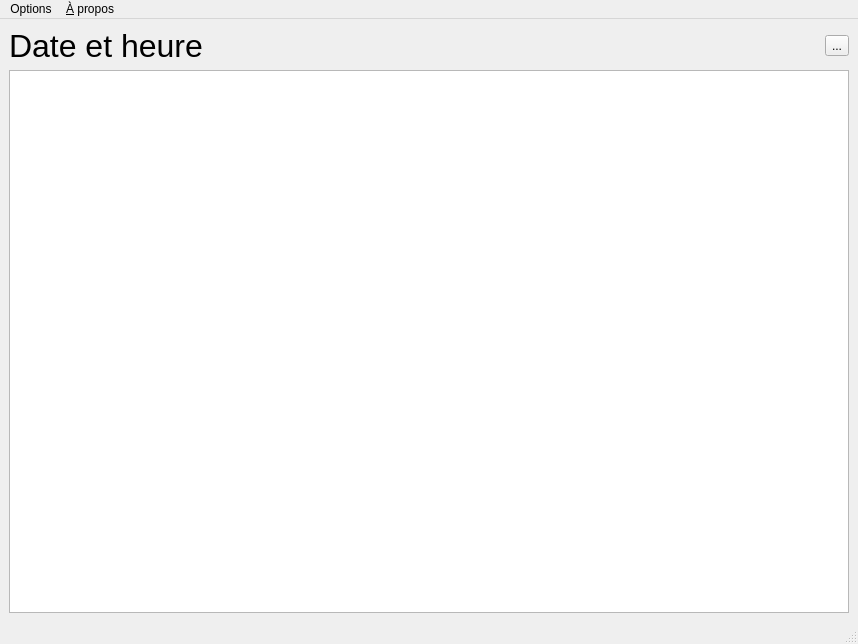
<?xml version="1.0" encoding="UTF-8"?>
<ui version="4.0">
 <class>MainWindow</class>
 <widget class="QMainWindow" name="MainWindow">
  <property name="geometry">
   <rect>
    <x>0</x>
    <y>0</y>
    <width>858</width>
    <height>644</height>
   </rect>
  </property>
  <property name="windowTitle">
   <string>MainWindow</string>
  </property>
  <property name="statusTip">
   <string/>
  </property>
  <widget class="QWidget" name="centralwidget">
   <layout class="QVBoxLayout" name="verticalLayout">
    <item>
     <layout class="QHBoxLayout" name="horizontalLayout">
      <item>
       <widget class="QLabel" name="label">
        <property name="font">
         <font>
          <pointsize>24</pointsize>
         </font>
        </property>
        <property name="text">
         <string>Date et heure</string>
        </property>
       </widget>
      </item>
      <item>
       <widget class="QToolButton" name="toolButton">
        <property name="text">
         <string>...</string>
        </property>
        <property name="icon">
         <iconset>
          <normaloff>exit.png</normaloff>exit.png</iconset>
        </property>
        <property name="shortcut">
         <string>Ctrl+Q</string>
        </property>
       </widget>
      </item>
     </layout>
    </item>
    <item>
     <widget class="QGraphicsView" name="graphicsView"/>
    </item>
   </layout>
  </widget>
  <widget class="QMenuBar" name="menubar">
   <property name="geometry">
    <rect>
     <x>0</x>
     <y>0</y>
     <width>858</width>
     <height>23</height>
    </rect>
   </property>
   <widget class="QMenu" name="menuOptions">
    <property name="title">
     <string>Options</string>
    </property>
    <addaction name="actionDate"/>
    <addaction name="actionHeure"/>
   </widget>
   <widget class="QMenu" name="menu_propos">
    <property name="title">
     <string>&amp;À propos</string>
    </property>
    <addaction name="actionLicence"/>
    <addaction name="actionMode_d_emploi"/>
   </widget>
   <addaction name="menuOptions"/>
   <addaction name="menu_propos"/>
  </widget>
  <widget class="QStatusBar" name="statusbar"/>
  <action name="actionDate">
   <property name="text">
    <string>&amp;Date ...</string>
   </property>
  </action>
  <action name="actionHeure">
   <property name="text">
    <string>&amp;Heure ...</string>
   </property>
  </action>
  <action name="actionLicence">
   <property name="text">
    <string>&amp;Licence ...</string>
   </property>
  </action>
  <action name="actionMode_d_emploi">
   <property name="text">
    <string>&amp;Mode d'emploi ...</string>
   </property>
  </action>
 </widget>
 <resources/>
 <connections/>
</ui>
